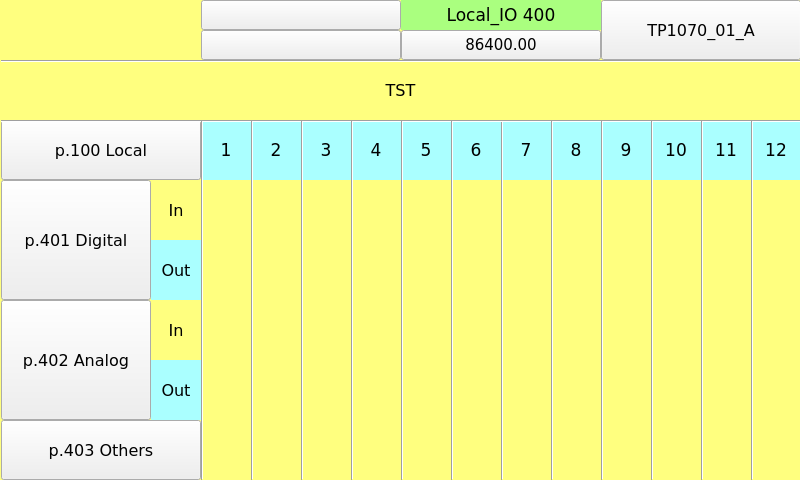
<?xml version="1.0" encoding="UTF-8"?>
<ui version="4.0">
 <class>page400</class>
 <widget class="QWidget" name="page400">
  <property name="geometry">
   <rect>
    <x>0</x>
    <y>0</y>
    <width>800</width>
    <height>480</height>
   </rect>
  </property>
  <property name="minimumSize">
   <size>
    <width>800</width>
    <height>480</height>
   </size>
  </property>
  <property name="maximumSize">
   <size>
    <width>800</width>
    <height>480</height>
   </size>
  </property>
  <property name="windowTitle">
   <string>page400</string>
  </property>
  <property name="styleSheet">
   <string notr="true">QWidget#page400
{
background-color: rgb(255, 255, 127);
}</string>
  </property>
  <widget class="Line" name="line_6">
   <property name="geometry">
    <rect>
     <x>401</x>
     <y>120</y>
     <width>3</width>
     <height>360</height>
    </rect>
   </property>
   <property name="font">
    <font>
     <family>DejaVu Sans</family>
     <pointsize>8</pointsize>
    </font>
   </property>
   <property name="orientation">
    <enum>Qt::Vertical</enum>
   </property>
  </widget>
  <widget class="Line" name="line">
   <property name="geometry">
    <rect>
     <x>201</x>
     <y>120</y>
     <width>3</width>
     <height>360</height>
    </rect>
   </property>
   <property name="font">
    <font>
     <family>DejaVu Sans</family>
     <pointsize>8</pointsize>
    </font>
   </property>
   <property name="orientation">
    <enum>Qt::Vertical</enum>
   </property>
  </widget>
  <widget class="QLabel" name="label_RTU_AnIn_16">
   <property name="geometry">
    <rect>
     <x>151</x>
     <y>180</y>
     <width>50</width>
     <height>60</height>
    </rect>
   </property>
   <property name="font">
    <font>
     <family>DejaVu Sans</family>
     <pointsize>12</pointsize>
    </font>
   </property>
   <property name="styleSheet">
    <string notr="true">background-color: rgb(255, 255, 127);</string>
   </property>
   <property name="text">
    <string>In</string>
   </property>
   <property name="alignment">
    <set>Qt::AlignCenter</set>
   </property>
  </widget>
  <widget class="Line" name="line_8">
   <property name="geometry">
    <rect>
     <x>501</x>
     <y>120</y>
     <width>3</width>
     <height>360</height>
    </rect>
   </property>
   <property name="font">
    <font>
     <family>DejaVu Sans</family>
     <pointsize>8</pointsize>
    </font>
   </property>
   <property name="orientation">
    <enum>Qt::Vertical</enum>
   </property>
  </widget>
  <widget class="ATCMlabel" name="atcmLabel_PLC_time">
   <property name="geometry">
    <rect>
     <x>401</x>
     <y>30</y>
     <width>200</width>
     <height>30</height>
    </rect>
   </property>
   <property name="font">
    <font>
     <family>DejaVu Sans</family>
     <pointsize>11</pointsize>
     <weight>50</weight>
     <bold>false</bold>
    </font>
   </property>
   <property name="text">
    <string>86400.00</string>
   </property>
   <property name="toolTip">
    <string>PLC_time</string>
   </property>
   <property name="whatsThis">
    <string>ATCMlabel widget</string>
   </property>
   <property name="variable">
    <string>PLC_time</string>
   </property>
   <property name="refresh">
    <number>500</number>
   </property>
   <property name="max">
    <string>0</string>
   </property>
   <property name="min">
    <string>0</string>
   </property>
   <property name="viewStatus">
    <bool>false</bool>
   </property>
   <property name="visibilityVar">
    <string/>
   </property>
   <property name="bgColor">
    <color>
     <red>170</red>
     <green>255</green>
     <blue>127</blue>
    </color>
   </property>
   <property name="borderWidth">
    <number>0</number>
   </property>
   <property name="borderRadius">
    <number>0</number>
   </property>
   <property name="apparence">
    <enum>QFrame::Plain</enum>
   </property>
  </widget>
  <widget class="QLabel" name="label_RTU_AnIn_17">
   <property name="geometry">
    <rect>
     <x>151</x>
     <y>240</y>
     <width>50</width>
     <height>60</height>
    </rect>
   </property>
   <property name="font">
    <font>
     <family>DejaVu Sans</family>
     <pointsize>12</pointsize>
    </font>
   </property>
   <property name="styleSheet">
    <string notr="true">background-color: rgb(170, 255, 255);</string>
   </property>
   <property name="text">
    <string>Out</string>
   </property>
   <property name="alignment">
    <set>Qt::AlignCenter</set>
   </property>
  </widget>
  <widget class="ATCMbutton" name="atcmButton_page401_2">
   <property name="geometry">
    <rect>
     <x>1</x>
     <y>300</y>
     <width>150</width>
     <height>120</height>
    </rect>
   </property>
   <property name="font">
    <font>
     <family>DejaVu Sans</family>
     <pointsize>12</pointsize>
    </font>
   </property>
   <property name="toolTip">
    <string/>
   </property>
   <property name="whatsThis">
    <string>ATCMbutton widget</string>
   </property>
   <property name="pageName">
    <string>page402</string>
   </property>
   <property name="statusvar">
    <string/>
   </property>
   <property name="viewStatus">
    <bool>false</bool>
   </property>
   <property name="visibilityVar">
    <string/>
   </property>
   <property name="bgColor">
    <color>
     <red>255</red>
     <green>255</green>
     <blue>127</blue>
    </color>
   </property>
   <property name="text">
    <string>p.402 Analog</string>
   </property>
   <property name="pressText">
    <string>p.402 Analog</string>
   </property>
   <property name="borderWidth">
    <number>0</number>
   </property>
   <property name="borderRadius">
    <number>0</number>
   </property>
   <property name="apparence">
    <enum>QFrame::Raised</enum>
   </property>
  </widget>
  <widget class="QLabel" name="label_PLC_DigIn_4">
   <property name="geometry">
    <rect>
     <x>351</x>
     <y>120</y>
     <width>50</width>
     <height>60</height>
    </rect>
   </property>
   <property name="font">
    <font>
     <family>DejaVu Sans</family>
     <pointsize>13</pointsize>
    </font>
   </property>
   <property name="styleSheet">
    <string notr="true">background-color: rgb(170, 255, 255);</string>
   </property>
   <property name="text">
    <string>4</string>
   </property>
   <property name="alignment">
    <set>Qt::AlignCenter</set>
   </property>
  </widget>
  <widget class="Line" name="line_13">
   <property name="geometry">
    <rect>
     <x>751</x>
     <y>120</y>
     <width>3</width>
     <height>360</height>
    </rect>
   </property>
   <property name="font">
    <font>
     <family>DejaVu Sans</family>
     <pointsize>8</pointsize>
    </font>
   </property>
   <property name="orientation">
    <enum>Qt::Vertical</enum>
   </property>
  </widget>
  <widget class="QLabel" name="label_RTU_AnIn_19">
   <property name="geometry">
    <rect>
     <x>151</x>
     <y>300</y>
     <width>50</width>
     <height>60</height>
    </rect>
   </property>
   <property name="font">
    <font>
     <family>DejaVu Sans</family>
     <pointsize>12</pointsize>
    </font>
   </property>
   <property name="styleSheet">
    <string notr="true">background-color: rgb(255, 255, 127);</string>
   </property>
   <property name="text">
    <string>In</string>
   </property>
   <property name="alignment">
    <set>Qt::AlignCenter</set>
   </property>
  </widget>
  <widget class="Line" name="line_hr1">
   <property name="geometry">
    <rect>
     <x>1</x>
     <y>60</y>
     <width>801</width>
     <height>3</height>
    </rect>
   </property>
   <property name="font">
    <font>
     <family>DejaVu Sans</family>
     <pointsize>8</pointsize>
    </font>
   </property>
   <property name="orientation">
    <enum>Qt::Horizontal</enum>
   </property>
  </widget>
  <widget class="QLabel" name="label_PLC_DigIn_12">
   <property name="geometry">
    <rect>
     <x>751</x>
     <y>120</y>
     <width>50</width>
     <height>60</height>
    </rect>
   </property>
   <property name="font">
    <font>
     <family>DejaVu Sans</family>
     <pointsize>13</pointsize>
    </font>
   </property>
   <property name="styleSheet">
    <string notr="true">background-color: rgb(170, 255, 255);</string>
   </property>
   <property name="text">
    <string>12</string>
   </property>
   <property name="alignment">
    <set>Qt::AlignCenter</set>
   </property>
  </widget>
  <widget class="QLabel" name="label_PLC_DigIn_5">
   <property name="geometry">
    <rect>
     <x>401</x>
     <y>120</y>
     <width>50</width>
     <height>60</height>
    </rect>
   </property>
   <property name="font">
    <font>
     <family>DejaVu Sans</family>
     <pointsize>13</pointsize>
    </font>
   </property>
   <property name="styleSheet">
    <string notr="true">background-color: rgb(170, 255, 255);</string>
   </property>
   <property name="text">
    <string>5</string>
   </property>
   <property name="alignment">
    <set>Qt::AlignCenter</set>
   </property>
  </widget>
  <widget class="Line" name="line_3">
   <property name="geometry">
    <rect>
     <x>251</x>
     <y>120</y>
     <width>3</width>
     <height>360</height>
    </rect>
   </property>
   <property name="font">
    <font>
     <family>DejaVu Sans</family>
     <pointsize>8</pointsize>
    </font>
   </property>
   <property name="orientation">
    <enum>Qt::Vertical</enum>
   </property>
  </widget>
  <widget class="QLabel" name="label_RTU_AnIn_18">
   <property name="geometry">
    <rect>
     <x>151</x>
     <y>360</y>
     <width>50</width>
     <height>60</height>
    </rect>
   </property>
   <property name="font">
    <font>
     <family>DejaVu Sans</family>
     <pointsize>12</pointsize>
    </font>
   </property>
   <property name="styleSheet">
    <string notr="true">background-color: rgb(170, 255, 255);</string>
   </property>
   <property name="text">
    <string>Out</string>
   </property>
   <property name="alignment">
    <set>Qt::AlignCenter</set>
   </property>
  </widget>
  <widget class="Line" name="line_4">
   <property name="geometry">
    <rect>
     <x>301</x>
     <y>120</y>
     <width>3</width>
     <height>360</height>
    </rect>
   </property>
   <property name="font">
    <font>
     <family>DejaVu Sans</family>
     <pointsize>8</pointsize>
    </font>
   </property>
   <property name="orientation">
    <enum>Qt::Vertical</enum>
   </property>
  </widget>
  <widget class="ATCMdate" name="atcmDate_2">
   <property name="geometry">
    <rect>
     <x>201</x>
     <y>0</y>
     <width>200</width>
     <height>30</height>
    </rect>
   </property>
   <property name="font">
    <font>
     <family>DejaVu Sans</family>
     <pointsize>11</pointsize>
    </font>
   </property>
   <property name="toolTip">
    <string>ATCM QDate</string>
   </property>
   <property name="whatsThis">
    <string>ATCMdate widget</string>
   </property>
   <property name="bgColor">
    <color>
     <red>170</red>
     <green>255</green>
     <blue>127</blue>
    </color>
   </property>
   <property name="borderWidth">
    <number>0</number>
   </property>
   <property name="borderRadius">
    <number>0</number>
   </property>
  </widget>
  <widget class="QLabel" name="label_Qt_Project_2">
   <property name="geometry">
    <rect>
     <x>401</x>
     <y>0</y>
     <width>200</width>
     <height>30</height>
    </rect>
   </property>
   <property name="font">
    <font>
     <family>DejaVu Sans</family>
     <pointsize>13</pointsize>
    </font>
   </property>
   <property name="styleSheet">
    <string notr="true">background-color: rgb(170, 255, 127);</string>
   </property>
   <property name="text">
    <string>Local_IO 400</string>
   </property>
   <property name="alignment">
    <set>Qt::AlignCenter</set>
   </property>
  </widget>
  <widget class="QLabel" name="label_PLC_DigIn_10">
   <property name="geometry">
    <rect>
     <x>651</x>
     <y>120</y>
     <width>50</width>
     <height>60</height>
    </rect>
   </property>
   <property name="font">
    <font>
     <family>DejaVu Sans</family>
     <pointsize>13</pointsize>
    </font>
   </property>
   <property name="styleSheet">
    <string notr="true">background-color: rgb(170, 255, 255);</string>
   </property>
   <property name="text">
    <string>10</string>
   </property>
   <property name="alignment">
    <set>Qt::AlignCenter</set>
   </property>
  </widget>
  <widget class="ATCMbutton" name="atcmButton_page405">
   <property name="geometry">
    <rect>
     <x>1</x>
     <y>420</y>
     <width>200</width>
     <height>60</height>
    </rect>
   </property>
   <property name="font">
    <font>
     <family>DejaVu Sans</family>
     <pointsize>12</pointsize>
    </font>
   </property>
   <property name="toolTip">
    <string/>
   </property>
   <property name="whatsThis">
    <string>ATCMbutton widget</string>
   </property>
   <property name="pageName">
    <string>page403</string>
   </property>
   <property name="statusvar">
    <string/>
   </property>
   <property name="viewStatus">
    <bool>false</bool>
   </property>
   <property name="visibilityVar">
    <string/>
   </property>
   <property name="bgColor">
    <color>
     <red>255</red>
     <green>255</green>
     <blue>127</blue>
    </color>
   </property>
   <property name="text">
    <string>p.403 Others</string>
   </property>
   <property name="pressText">
    <string>p.403 Others</string>
   </property>
   <property name="borderWidth">
    <number>0</number>
   </property>
   <property name="borderRadius">
    <number>0</number>
   </property>
   <property name="apparence">
    <enum>QFrame::Raised</enum>
   </property>
  </widget>
  <widget class="QLabel" name="label_RTU_AnIn_20">
   <property name="geometry">
    <rect>
     <x>0</x>
     <y>60</y>
     <width>801</width>
     <height>60</height>
    </rect>
   </property>
   <property name="font">
    <font>
     <family>DejaVu Sans</family>
     <pointsize>12</pointsize>
    </font>
   </property>
   <property name="styleSheet">
    <string notr="true">background-color: rgb(255, 255, 127);</string>
   </property>
   <property name="text">
    <string>TST</string>
   </property>
   <property name="alignment">
    <set>Qt::AlignCenter</set>
   </property>
  </widget>
  <widget class="ATCMbutton" name="atcmButton_page400">
   <property name="geometry">
    <rect>
     <x>1</x>
     <y>120</y>
     <width>200</width>
     <height>60</height>
    </rect>
   </property>
   <property name="font">
    <font>
     <family>DejaVu Sans</family>
     <pointsize>12</pointsize>
    </font>
   </property>
   <property name="toolTip">
    <string/>
   </property>
   <property name="whatsThis">
    <string>ATCMbutton widget</string>
   </property>
   <property name="pageName">
    <string>page100</string>
   </property>
   <property name="statusvar">
    <string/>
   </property>
   <property name="viewStatus">
    <bool>false</bool>
   </property>
   <property name="visibilityVar">
    <string/>
   </property>
   <property name="bgColor">
    <color>
     <red>170</red>
     <green>255</green>
     <blue>255</blue>
    </color>
   </property>
   <property name="text">
    <string>p.100 Local</string>
   </property>
   <property name="pressText">
    <string>p.100 Local</string>
   </property>
   <property name="borderWidth">
    <number>0</number>
   </property>
   <property name="borderRadius">
    <number>0</number>
   </property>
   <property name="apparence">
    <enum>QFrame::Raised</enum>
   </property>
  </widget>
  <widget class="ATCMbutton" name="atcmButton_6">
   <property name="geometry">
    <rect>
     <x>601</x>
     <y>0</y>
     <width>200</width>
     <height>60</height>
    </rect>
   </property>
   <property name="font">
    <font>
     <family>DejaVu Sans</family>
     <pointsize>12</pointsize>
     <weight>50</weight>
     <bold>false</bold>
    </font>
   </property>
   <property name="toolTip">
    <string/>
   </property>
   <property name="whatsThis">
    <string>ATCMbutton widget</string>
   </property>
   <property name="pageName">
    <string>menu</string>
   </property>
   <property name="statusvar">
    <string/>
   </property>
   <property name="viewStatus">
    <bool>false</bool>
   </property>
   <property name="refresh">
    <number>200</number>
   </property>
   <property name="visibilityVar">
    <string/>
   </property>
   <property name="bgColor">
    <color>
     <red>170</red>
     <green>255</green>
     <blue>255</blue>
    </color>
   </property>
   <property name="borderColor">
    <color>
     <red>0</red>
     <green>0</green>
     <blue>0</blue>
    </color>
   </property>
   <property name="text">
    <string>TP1070_01_A</string>
   </property>
   <property name="pressText">
    <string>TP1070_01_A</string>
   </property>
   <property name="borderWidth">
    <number>1</number>
   </property>
   <property name="borderRadius">
    <number>0</number>
   </property>
   <property name="apparence">
    <enum>QFrame::Raised</enum>
   </property>
  </widget>
  <widget class="ATCMled" name="atcmLed_TST_RTU_RD">
   <property name="geometry">
    <rect>
     <x>551</x>
     <y>420</y>
     <width>50</width>
     <height>60</height>
    </rect>
   </property>
   <property name="toolTip">
    <string>TST_RTU1_RD</string>
   </property>
   <property name="whatsThis">
    <string>ATCMled widget</string>
   </property>
   <property name="font">
    <font>
     <family>DejaVu Sans</family>
     <pointsize>8</pointsize>
    </font>
   </property>
   <property name="variable">
    <string>TST_RTU1_RD</string>
   </property>
   <property name="refresh">
    <number>500</number>
   </property>
   <property name="viewStatus">
    <bool>false</bool>
   </property>
   <property name="visibilityVar">
    <string/>
   </property>
   <property name="onIcon">
    <iconset>
     <normaloff>:/on.png</normaloff>:/on.png</iconset>
   </property>
   <property name="offIcon">
    <iconset>
     <normaloff>:/off.png</normaloff>:/off.png</iconset>
   </property>
  </widget>
  <widget class="ATCMled" name="atcmLed_TST_RTU_WR">
   <property name="geometry">
    <rect>
     <x>501</x>
     <y>420</y>
     <width>50</width>
     <height>60</height>
    </rect>
   </property>
   <property name="toolTip">
    <string>TST_RTU1_WR</string>
   </property>
   <property name="whatsThis">
    <string>ATCMled widget</string>
   </property>
   <property name="font">
    <font>
     <family>DejaVu Sans</family>
     <pointsize>8</pointsize>
    </font>
   </property>
   <property name="variable">
    <string>TST_RTU1_WR</string>
   </property>
   <property name="refresh">
    <number>500</number>
   </property>
   <property name="viewStatus">
    <bool>false</bool>
   </property>
   <property name="visibilityVar">
    <string/>
   </property>
   <property name="onIcon">
    <iconset>
     <normaloff>:/on.png</normaloff>:/on.png</iconset>
   </property>
   <property name="offIcon">
    <iconset>
     <normaloff>:/off.png</normaloff>:/off.png</iconset>
   </property>
  </widget>
  <widget class="Line" name="line_7">
   <property name="geometry">
    <rect>
     <x>451</x>
     <y>120</y>
     <width>3</width>
     <height>360</height>
    </rect>
   </property>
   <property name="font">
    <font>
     <family>DejaVu Sans</family>
     <pointsize>8</pointsize>
    </font>
   </property>
   <property name="orientation">
    <enum>Qt::Vertical</enum>
   </property>
  </widget>
  <widget class="Line" name="line_10">
   <property name="geometry">
    <rect>
     <x>601</x>
     <y>120</y>
     <width>3</width>
     <height>360</height>
    </rect>
   </property>
   <property name="font">
    <font>
     <family>DejaVu Sans</family>
     <pointsize>8</pointsize>
    </font>
   </property>
   <property name="orientation">
    <enum>Qt::Vertical</enum>
   </property>
  </widget>
  <widget class="Line" name="line_11">
   <property name="geometry">
    <rect>
     <x>651</x>
     <y>120</y>
     <width>3</width>
     <height>360</height>
    </rect>
   </property>
   <property name="font">
    <font>
     <family>DejaVu Sans</family>
     <pointsize>8</pointsize>
    </font>
   </property>
   <property name="orientation">
    <enum>Qt::Vertical</enum>
   </property>
  </widget>
  <widget class="QLabel" name="label_PLC_DigIn_3">
   <property name="geometry">
    <rect>
     <x>301</x>
     <y>120</y>
     <width>50</width>
     <height>60</height>
    </rect>
   </property>
   <property name="font">
    <font>
     <family>DejaVu Sans</family>
     <pointsize>13</pointsize>
    </font>
   </property>
   <property name="styleSheet">
    <string notr="true">background-color: rgb(170, 255, 255);</string>
   </property>
   <property name="text">
    <string>3</string>
   </property>
   <property name="alignment">
    <set>Qt::AlignCenter</set>
   </property>
  </widget>
  <widget class="Line" name="line_12">
   <property name="geometry">
    <rect>
     <x>701</x>
     <y>120</y>
     <width>3</width>
     <height>360</height>
    </rect>
   </property>
   <property name="font">
    <font>
     <family>DejaVu Sans</family>
     <pointsize>8</pointsize>
    </font>
   </property>
   <property name="orientation">
    <enum>Qt::Vertical</enum>
   </property>
  </widget>
  <widget class="ATCMtime" name="atcmTime_2">
   <property name="geometry">
    <rect>
     <x>201</x>
     <y>30</y>
     <width>200</width>
     <height>30</height>
    </rect>
   </property>
   <property name="font">
    <font>
     <family>DejaVu Sans</family>
     <pointsize>11</pointsize>
    </font>
   </property>
   <property name="toolTip">
    <string>ATCM QTime</string>
   </property>
   <property name="whatsThis">
    <string>ATCMtime widget</string>
   </property>
   <property name="bgColor">
    <color>
     <red>170</red>
     <green>255</green>
     <blue>127</blue>
    </color>
   </property>
   <property name="borderWidth">
    <number>0</number>
   </property>
   <property name="borderRadius">
    <number>0</number>
   </property>
  </widget>
  <widget class="QLabel" name="label_PLC_DigIn_11">
   <property name="geometry">
    <rect>
     <x>701</x>
     <y>120</y>
     <width>50</width>
     <height>60</height>
    </rect>
   </property>
   <property name="font">
    <font>
     <family>DejaVu Sans</family>
     <pointsize>13</pointsize>
    </font>
   </property>
   <property name="styleSheet">
    <string notr="true">background-color: rgb(170, 255, 255);</string>
   </property>
   <property name="text">
    <string>11</string>
   </property>
   <property name="alignment">
    <set>Qt::AlignCenter</set>
   </property>
  </widget>
  <widget class="ATCMbutton" name="atcmButton_page401">
   <property name="geometry">
    <rect>
     <x>1</x>
     <y>180</y>
     <width>150</width>
     <height>120</height>
    </rect>
   </property>
   <property name="font">
    <font>
     <family>DejaVu Sans</family>
     <pointsize>12</pointsize>
    </font>
   </property>
   <property name="toolTip">
    <string/>
   </property>
   <property name="whatsThis">
    <string>ATCMbutton widget</string>
   </property>
   <property name="pageName">
    <string>page401</string>
   </property>
   <property name="statusvar">
    <string/>
   </property>
   <property name="viewStatus">
    <bool>false</bool>
   </property>
   <property name="visibilityVar">
    <string/>
   </property>
   <property name="bgColor">
    <color>
     <red>255</red>
     <green>255</green>
     <blue>127</blue>
    </color>
   </property>
   <property name="text">
    <string>p.401 Digital</string>
   </property>
   <property name="pressText">
    <string>p.401 Digital</string>
   </property>
   <property name="borderWidth">
    <number>0</number>
   </property>
   <property name="borderRadius">
    <number>0</number>
   </property>
   <property name="apparence">
    <enum>QFrame::Raised</enum>
   </property>
  </widget>
  <widget class="ATCManimation" name="atcmAnimation_TEST_STATUS">
   <property name="geometry">
    <rect>
     <x>1</x>
     <y>0</y>
     <width>120</width>
     <height>60</height>
    </rect>
   </property>
   <property name="toolTip">
    <string>TEST_STATUS</string>
   </property>
   <property name="whatsThis">
    <string>ATCManimation widget</string>
   </property>
   <property name="font">
    <font>
     <family>DejaVu Sans</family>
     <pointsize>8</pointsize>
    </font>
   </property>
   <property name="mapping">
    <string>0;:/icons/my_img/local.png;216;:/icons/my_img/remote.png;42;:/icons/my_img/done.png</string>
   </property>
   <property name="variable">
    <string>TEST_STATUS</string>
   </property>
   <property name="refresh">
    <number>500</number>
   </property>
   <property name="viewStatus">
    <bool>false</bool>
   </property>
   <property name="visibilityVar">
    <string/>
   </property>
  </widget>
  <widget class="QLabel" name="label_PLC_DigIn_6">
   <property name="geometry">
    <rect>
     <x>451</x>
     <y>120</y>
     <width>50</width>
     <height>60</height>
    </rect>
   </property>
   <property name="font">
    <font>
     <family>DejaVu Sans</family>
     <pointsize>13</pointsize>
    </font>
   </property>
   <property name="styleSheet">
    <string notr="true">background-color: rgb(170, 255, 255);</string>
   </property>
   <property name="text">
    <string>6</string>
   </property>
   <property name="alignment">
    <set>Qt::AlignCenter</set>
   </property>
  </widget>
  <widget class="Line" name="line_9">
   <property name="geometry">
    <rect>
     <x>551</x>
     <y>120</y>
     <width>3</width>
     <height>360</height>
    </rect>
   </property>
   <property name="font">
    <font>
     <family>DejaVu Sans</family>
     <pointsize>8</pointsize>
    </font>
   </property>
   <property name="orientation">
    <enum>Qt::Vertical</enum>
   </property>
  </widget>
  <widget class="QLabel" name="label_PLC_DigIn_9">
   <property name="geometry">
    <rect>
     <x>601</x>
     <y>120</y>
     <width>50</width>
     <height>60</height>
    </rect>
   </property>
   <property name="font">
    <font>
     <family>DejaVu Sans</family>
     <pointsize>13</pointsize>
    </font>
   </property>
   <property name="styleSheet">
    <string notr="true">background-color: rgb(170, 255, 255);</string>
   </property>
   <property name="text">
    <string>9</string>
   </property>
   <property name="alignment">
    <set>Qt::AlignCenter</set>
   </property>
  </widget>
  <widget class="QLabel" name="label_PLC_DigIn_1">
   <property name="geometry">
    <rect>
     <x>201</x>
     <y>120</y>
     <width>50</width>
     <height>60</height>
    </rect>
   </property>
   <property name="font">
    <font>
     <family>DejaVu Sans</family>
     <pointsize>13</pointsize>
    </font>
   </property>
   <property name="styleSheet">
    <string notr="true">background-color: rgb(170, 255, 255);</string>
   </property>
   <property name="text">
    <string>1</string>
   </property>
   <property name="alignment">
    <set>Qt::AlignCenter</set>
   </property>
  </widget>
  <widget class="QLabel" name="label_PLC_DigIn_7">
   <property name="geometry">
    <rect>
     <x>501</x>
     <y>120</y>
     <width>50</width>
     <height>60</height>
    </rect>
   </property>
   <property name="font">
    <font>
     <family>DejaVu Sans</family>
     <pointsize>13</pointsize>
    </font>
   </property>
   <property name="styleSheet">
    <string notr="true">background-color: rgb(170, 255, 255);</string>
   </property>
   <property name="text">
    <string>7</string>
   </property>
   <property name="alignment">
    <set>Qt::AlignCenter</set>
   </property>
  </widget>
  <widget class="QLabel" name="label_PLC_DigIn_8">
   <property name="geometry">
    <rect>
     <x>551</x>
     <y>120</y>
     <width>50</width>
     <height>60</height>
    </rect>
   </property>
   <property name="font">
    <font>
     <family>DejaVu Sans</family>
     <pointsize>13</pointsize>
    </font>
   </property>
   <property name="styleSheet">
    <string notr="true">background-color: rgb(170, 255, 255);</string>
   </property>
   <property name="text">
    <string>8</string>
   </property>
   <property name="alignment">
    <set>Qt::AlignCenter</set>
   </property>
  </widget>
  <widget class="Line" name="line_5">
   <property name="geometry">
    <rect>
     <x>351</x>
     <y>120</y>
     <width>3</width>
     <height>360</height>
    </rect>
   </property>
   <property name="font">
    <font>
     <family>DejaVu Sans</family>
     <pointsize>8</pointsize>
    </font>
   </property>
   <property name="orientation">
    <enum>Qt::Vertical</enum>
   </property>
  </widget>
  <widget class="Line" name="line_hr2">
   <property name="geometry">
    <rect>
     <x>1</x>
     <y>120</y>
     <width>801</width>
     <height>3</height>
    </rect>
   </property>
   <property name="font">
    <font>
     <family>DejaVu Sans</family>
     <pointsize>8</pointsize>
    </font>
   </property>
   <property name="orientation">
    <enum>Qt::Horizontal</enum>
   </property>
  </widget>
  <widget class="QLabel" name="label_PLC_DigIn_2">
   <property name="geometry">
    <rect>
     <x>251</x>
     <y>120</y>
     <width>50</width>
     <height>60</height>
    </rect>
   </property>
   <property name="font">
    <font>
     <family>DejaVu Sans</family>
     <pointsize>13</pointsize>
    </font>
   </property>
   <property name="styleSheet">
    <string notr="true">background-color: rgb(170, 255, 255);</string>
   </property>
   <property name="text">
    <string>2</string>
   </property>
   <property name="alignment">
    <set>Qt::AlignCenter</set>
   </property>
  </widget>
  <zorder>label_RTU_AnIn_16</zorder>
  <zorder>atcmLabel_PLC_time</zorder>
  <zorder>label_RTU_AnIn_17</zorder>
  <zorder>atcmButton_page401_2</zorder>
  <zorder>label_PLC_DigIn_4</zorder>
  <zorder>label_RTU_AnIn_19</zorder>
  <zorder>label_PLC_DigIn_12</zorder>
  <zorder>label_PLC_DigIn_5</zorder>
  <zorder>label_RTU_AnIn_18</zorder>
  <zorder>atcmDate_2</zorder>
  <zorder>label_Qt_Project_2</zorder>
  <zorder>label_PLC_DigIn_10</zorder>
  <zorder>atcmButton_page405</zorder>
  <zorder>label_RTU_AnIn_20</zorder>
  <zorder>atcmButton_page400</zorder>
  <zorder>atcmButton_6</zorder>
  <zorder>atcmLed_TST_RTU_RD</zorder>
  <zorder>atcmLed_TST_RTU_WR</zorder>
  <zorder>label_PLC_DigIn_3</zorder>
  <zorder>atcmTime_2</zorder>
  <zorder>label_PLC_DigIn_11</zorder>
  <zorder>atcmButton_page401</zorder>
  <zorder>atcmAnimation_TEST_STATUS</zorder>
  <zorder>label_PLC_DigIn_6</zorder>
  <zorder>label_PLC_DigIn_9</zorder>
  <zorder>label_PLC_DigIn_1</zorder>
  <zorder>label_PLC_DigIn_7</zorder>
  <zorder>label_PLC_DigIn_8</zorder>
  <zorder>label_PLC_DigIn_2</zorder>
  <zorder>line_8</zorder>
  <zorder>line_hr2</zorder>
  <zorder>line_9</zorder>
  <zorder>line_hr1</zorder>
  <zorder>line_7</zorder>
  <zorder>line_6</zorder>
  <zorder>line_10</zorder>
  <zorder>line_5</zorder>
  <zorder>line_3</zorder>
  <zorder>line_11</zorder>
  <zorder>line_4</zorder>
  <zorder>line_12</zorder>
  <zorder>line</zorder>
  <zorder>line_13</zorder>
 </widget>
 <customwidgets>
  <customwidget>
   <class>ATCManimation</class>
   <extends>QLabel</extends>
   <header>atcmplugin.h</header>
  </customwidget>
  <customwidget>
   <class>ATCMbutton</class>
   <extends>QPushButton</extends>
   <header>atcmplugin.h</header>
  </customwidget>
  <customwidget>
   <class>ATCMdate</class>
   <extends>QPushButton</extends>
   <header>atcmplugin.h</header>
  </customwidget>
  <customwidget>
   <class>ATCMlabel</class>
   <extends>QPushButton</extends>
   <header>atcmplugin.h</header>
  </customwidget>
  <customwidget>
   <class>ATCMled</class>
   <extends>QLabel</extends>
   <header>atcmplugin.h</header>
  </customwidget>
  <customwidget>
   <class>ATCMtime</class>
   <extends>QPushButton</extends>
   <header>atcmplugin.h</header>
  </customwidget>
 </customwidgets>
 <resources/>
 <connections>
  <connection>
   <sender>atcmButton_page401_2</sender>
   <signal>newPage(const char*,bool)</signal>
   <receiver>page400</receiver>
   <slot>goto_page(const char*,bool)</slot>
   <hints>
    <hint type="sourcelabel">
     <x>20</x>
     <y>20</y>
    </hint>
    <hint type="destinationlabel">
     <x>20</x>
     <y>20</y>
    </hint>
   </hints>
  </connection>
  <connection>
   <sender>atcmButton_page405</sender>
   <signal>newPage(const char*,bool)</signal>
   <receiver>page400</receiver>
   <slot>goto_page(const char*,bool)</slot>
   <hints>
    <hint type="sourcelabel">
     <x>20</x>
     <y>20</y>
    </hint>
    <hint type="destinationlabel">
     <x>20</x>
     <y>20</y>
    </hint>
   </hints>
  </connection>
  <connection>
   <sender>atcmButton_page400</sender>
   <signal>newPage(const char*,bool)</signal>
   <receiver>page400</receiver>
   <slot>goto_page(const char*,bool)</slot>
   <hints>
    <hint type="sourcelabel">
     <x>20</x>
     <y>20</y>
    </hint>
    <hint type="destinationlabel">
     <x>20</x>
     <y>20</y>
    </hint>
   </hints>
  </connection>
  <connection>
   <sender>atcmButton_6</sender>
   <signal>newPage(const char*,bool)</signal>
   <receiver>page400</receiver>
   <slot>goto_page(const char*,bool)</slot>
   <hints>
    <hint type="sourcelabel">
     <x>20</x>
     <y>20</y>
    </hint>
    <hint type="destinationlabel">
     <x>20</x>
     <y>20</y>
    </hint>
   </hints>
  </connection>
  <connection>
   <sender>atcmButton_page401</sender>
   <signal>newPage(const char*,bool)</signal>
   <receiver>page400</receiver>
   <slot>goto_page(const char*,bool)</slot>
   <hints>
    <hint type="sourcelabel">
     <x>20</x>
     <y>20</y>
    </hint>
    <hint type="destinationlabel">
     <x>20</x>
     <y>20</y>
    </hint>
   </hints>
  </connection>
 </connections>
 <slots>
  <slot>goto_page(const char*,bool)</slot>
 </slots>
</ui>
